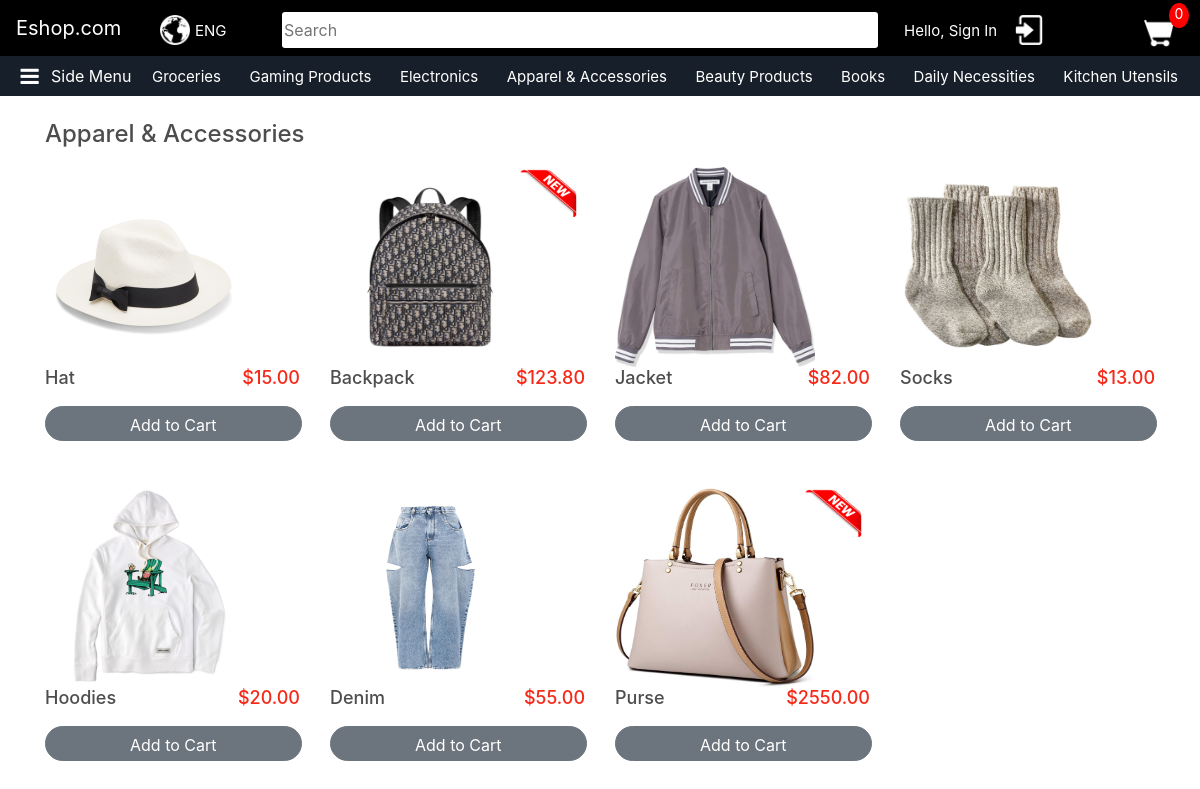
The page /apparel/ on the database its author committed.
### store/models.py (models this page shows, shortened)
class Product(models.Model):
    name = models.CharField(max_length=200,null=True)
    price = models.DecimalField(max_digits=7,decimal_places=2)
    digital = models.BooleanField(default=False,null=True,blank=False)
    category = models.CharField(max_length=200,null=True)
    rank = models.IntegerField(default=100,null=True,blank=True)
    is_new = models.BooleanField(default=False,null=True,blank=False)
    image = models.ImageField(null=True,blank=False)
    @property
    def imageURL(self):
        try:
            url = self.image.url
        except:
            url = ''
        return url

### store/views.py (the view, shortened to what this page needs)
# urls.py: path('apparel/',views.apparel,name="apparel"),
def apparel(request):
    data = cartData(request)
    cartItems = data['cartItems']
    products = Product.objects.all()
    country_data = countryData(request)
    country = country_data['country']
    context={'products':products, 'cartItems':cartItems,'country':country}
    return render(request,'store/category/apparel.html',context)

### store/utils.py (called while the page is built, shortened)
def cookieCart(request):
    try:
        cart = json.loads(request.COOKIES['cart'])
    except:
        cart = {}
    items = []
    order = {'get_cart_total':0,'get_cart_quantity':0,'shipping': False}
    cartItems = order['get_cart_quantity']
    return {'items':items, 'order':order, 'cartItems':cartItems}

def cartData(request):
    if request.user.is_authenticated:
        customer = request.user.customer
        order, created = Order.objects.get_or_create(customer=customer,complete=False)
        items = order.orderitem_set.all()
        cartItems = order.get_cart_quantity
    else:
        cookieData = cookieCart(request)
        items = cookieData['items']
        order = cookieData['order']
        cartItems = cookieData['cartItems']
    return {'items':items, 'order':order, 'cartItems':cartItems}

def countryData(request):
    if request.user.is_authenticated:
        name = request.user.username
        user = Customer.objects.get(name=name)
        country = user.country
    else:
        try:
            country = json.loads(request.COOKIES['country'])
        except:
            country = "United States"
    return {'country':country}

### templates/store/category/apparel.html
{% extends 'store/base.html' %}
{% load static %}
{% block content %}
<h4>Apparel & Accessories</h4>
<div class="row">
    {% for product in products%}
        {% if product.category == "Apparel" %}
            <div class="col-lg-3">
                <img class="thumbnail" src="{{product.imageURL}}">
                {% if product.is_new == True %}
				    <img class="new" src="{% static 'images/new.jpeg' %}">
			    {% endif %}
                <div class="product">
                    <h6 style="float:right; color:#F62817;">${{product.price|floatformat:2}}</h6>
                    <h6>{{product.name}}</h6>
                    <button data-product={{product.id}} data-action="add" class="btn btn-secondary add-btn update-cart">Add to Cart</button>
                </div>
            </div>
        {% endif %}
    {% endfor %}
</div>
{% endblock content %}

### static/css/home.css (style rules this page uses)
h1,h2,h3,h4,h5,h6 { color:hsl(0, 0%, 30%); }
.col-lg-3 { width:240px; height:250px; margin-bottom:60px; }
.thumbnail { width: 200px; height: 200px; }
.product { white-space: nowrap; }
.product h6 { font-size:18px; }
.col-lg-3, .col-lg-4, .col-lg-6, .col-lg-8, .col-lg-12 { margin-top: 10px; }
.btn { border-radius: 3px; }
.add-btn { position:absolute; margin-top:10px; border-radius: 100px; width:90%; height:35px; }
.new { position:absolute; right:20px; width:60px; height:50px; }

### rows shown on the page
Product: imageURL (picture), price "15.00", name "Hat"
Product: imageURL (picture), price "123.80", name "Backpack"
Product: imageURL (picture), price "82.00", name "Jacket"
Product: imageURL (picture), price "13.00", name "Socks"
Product: imageURL (picture), price "20.00", name "Hoodies"
Product: imageURL (picture), price "55.00", name "Denim"
Product: imageURL (picture), price "2550.00", name "Purse"

### other values the page prints
{{ cartItems }} "0"
